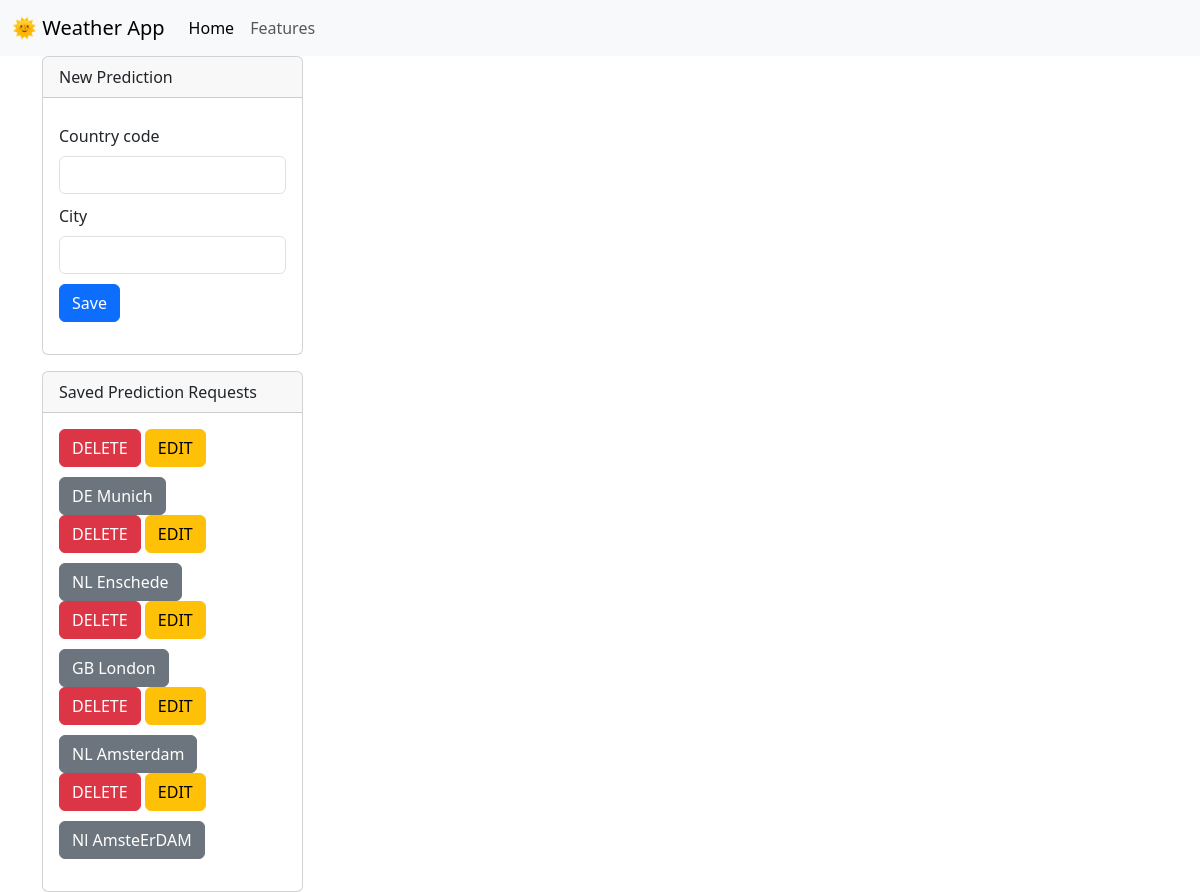
The page / on the database its author committed.
### app/models.py (models this page shows, shortened)
class PredictionRequest(db.Model):
    id = db.Column(db.Integer, primary_key=True)
    username = db.Column(db.String(30), nullable=False)
    country_code = db.Column(db.String(5), nullable=True)
    city = db.Column(db.String(30), nullable=False)
    __table_args__ = (db.UniqueConstraint('username', 'country_code', 'city',
                                          name='_username_country_city_uc'),)

### app/routes.py (the view, shortened to what this page needs)
@app.route('/', methods=['GET', 'POST'])
def index():
    prediction_requests = PredictionRequest.query.all()
    form = PredictionRequestForm()
    return render_template("index.html", form=form,
                                         prediction_requests=prediction_requests)

### app/forms.py
class PredictionRequestForm(FlaskForm):
    country_code = StringField("Country Code")
    city = StringField("City", validators=[DataRequired(message="Insert a city name"),
                                           Length(min=1, max=50),
                                           non_numeric()
                                           ])
    submit = SubmitField('Save')

### app/templates/index.html (shortened to what this page needs)
{% extends 'layout.html' %}
{% block content %}
<div class="row">
    <div class="col-md-3">
        <div class="card">
            <div class="card-header">
                New Prediction
            </div>
            <div class="card-body">
                <form method="post" action="/">
                    <label for="country_code" class="form-label top-margin">Country code</label>
                    {{ form.country_code(class="form-control") }}
                    <label for="city" class="form-label top-margin">City</label>
                    {{ form.city(class="form-control") }}
                    {{ form.submit(class="btn btn-primary top-margin") }}
                </form>
            </div>
        </div>
        <div class="card">
            <div class="card-header">
                Saved Prediction Requests
            </div>
            <div class="card-body">
                <ul class="list-unstyled">
                {% for prediction in prediction_requests %}
                    <li>
                        <a href="delete_prediction_request/{{ prediction.id }}"
                           class="btn btn-danger">
                            DELETE
                        </a>
                        <a href="edit_prediction_request/{{ prediction.id }}"
                           class="btn btn-warning">
                            EDIT
                        </a>
                        <button type="submit"
                                class="btn btn-secondary top-margin"
                                form="get_weather_data_form"
                                value="{{ prediction.id }}"
                                name = "prediction_id"
                                >
                            {{ prediction.country_code }} {{ prediction.city }}
                        </button>
                    </li>
                {% endfor %}
                </ul>
            </div>
        </div>
    </div>
    <div class="col-md-9">
    </div>
</div>
{% endblock %}

### app/templates/layout.html (shortened to what this page needs)
<html>
<head>
    <link href="https://cdn.jsdelivr.net/npm/bootstrap@5.3.2/dist/css/bootstrap.min.css" rel="stylesheet">
    <link rel="stylesheet" href="{{ url_for('static', filename='css/app.css')}}">
</head>
<body>
    <nav class="navbar navbar-expand-lg bg-body-tertiary">
        <div class="container-fluid">
          <a class="navbar-brand" href="#">🌞 Weather App</a>
          <div class="collapse navbar-collapse" id="navbarNav">
            <ul class="navbar-nav">
              <li class="nav-item">
                <a class="nav-link active" aria-current="page" href="#">Home</a>
              </li>
              <li class="nav-item">
                <a class="nav-link" href="#">Features</a>
              </li>
            </ul>
          </div>
        </div>
      </nav>
    <div class="container">
        {% block content %}{% endblock %}
    </div>
</body>
</html>

### app/static/css/app.css (style rules this page uses)
.top-margin { margin-top: 10px; }

### rows shown on the page
PredictionRequest: {{ prediction.id }} 1 (drawn), country_code "DE", city "Munich"
PredictionRequest: {{ prediction.id }} 2 (drawn), country_code "NL", city "Enschede"
PredictionRequest: {{ prediction.id }} 3 (drawn), country_code "GB", city "London"
PredictionRequest: {{ prediction.id }} 4 (drawn), country_code "NL", city "Amsterdam"
PredictionRequest: {{ prediction.id }} 5 (drawn), country_code "Nl", city "AmsteErDAM"
